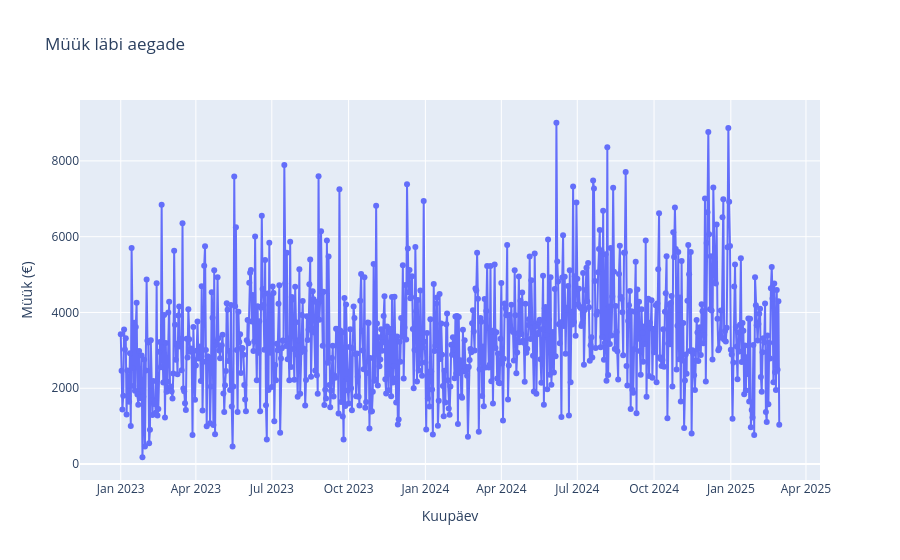
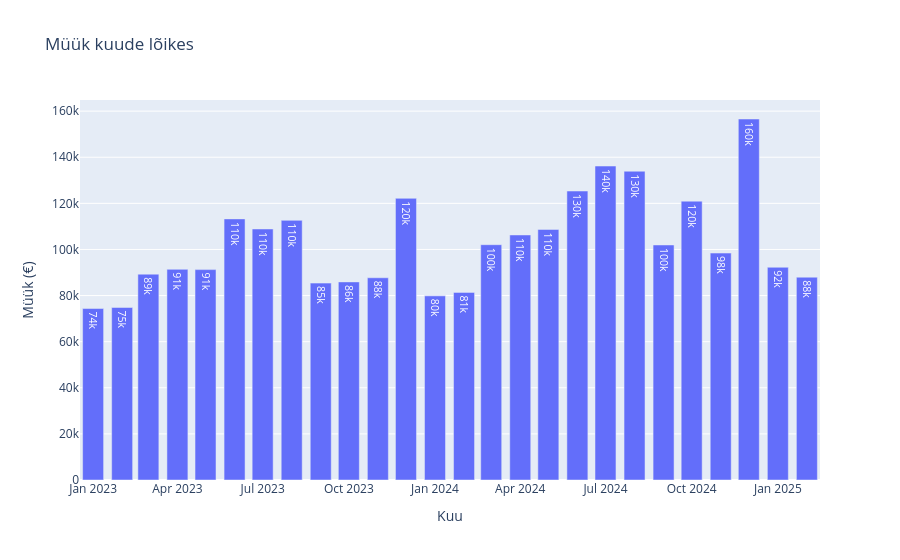
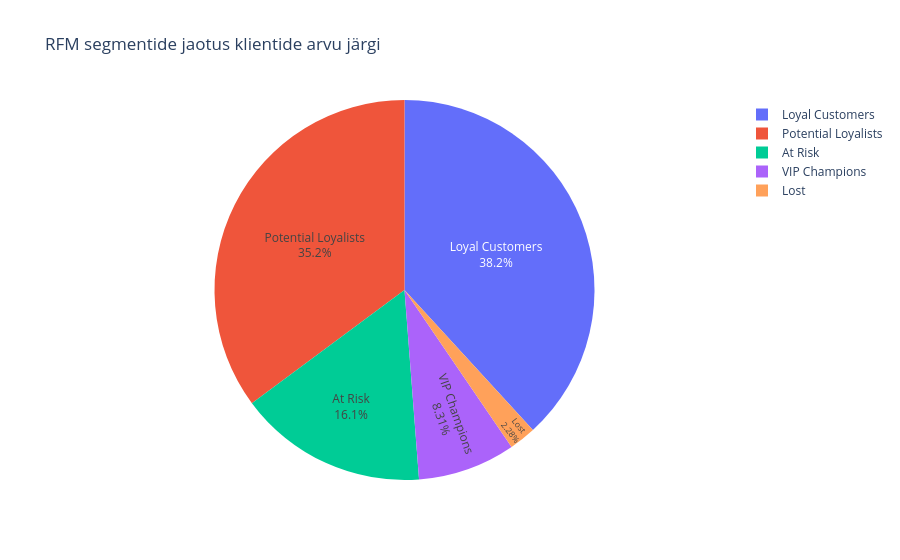
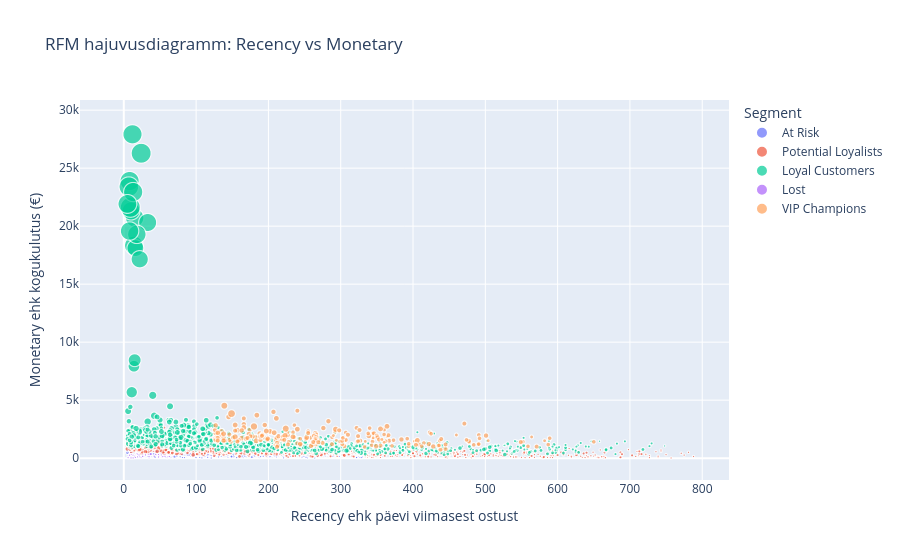

The notebook cell these images were saved under, in order:
### Code cell
import os
import pandas as pd
import plotly.express as px
from dotenv import load_dotenv
from supabase import create_client

load_dotenv()

SUPABASE_URL = os.getenv("SUPABASE_URL")
SUPABASE_KEY = os.getenv("SUPABASE_KEY")

if not SUPABASE_URL or not SUPABASE_KEY:
    raise ValueError("SUPABASE_URL või SUPABASE_KEY puudub .env failist.")

supabase = create_client(SUPABASE_URL, SUPABASE_KEY)

os.makedirs("output", exist_ok=True)


def get_data(table_name):
    data = []
    page_size = 1000
    page = 0

    while True:
        response = (
            supabase
            .table(table_name)
            .select("*")
            .range(page * page_size, (page + 1) * page_size - 1)
            .execute()
        )

        rows = response.data if response.data else []
        data.extend(rows)

        if len(rows) < page_size:
            break

        page += 1

    return pd.DataFrame(data)


def safe_qcut(series, q, labels, reverse=False):
    s = series.rank(method="first") if series.nunique() < q else series

    if reverse:
        s = -s

    try:
        return pd.qcut(s, q=q, labels=labels, duplicates="drop")
    except ValueError:
        ranked = series.rank(method="first", ascending=not reverse)
        return pd.qcut(ranked, q=q, labels=labels)


# andmete laadimine
sales_df = get_data("sales")
customers_df = get_data("customers")

print("Müügiandmete kuju:", sales_df.shape)
print("Klientide andmete kuju:", customers_df.shape)
print("Müügiandmete veerud:", sales_df.columns.tolist())
print("Klientide andmete veerud:", customers_df.columns.tolist())

# kontroll: vajalikud veerud
required_sales_cols = ["invoice_id", "customer_id", "sale_date", "total_price", "sale_id"]
required_customer_cols = ["customer_id", "first_name", "last_name", "email", "phone", "city"]

missing_sales = [col for col in required_sales_cols if col not in sales_df.columns]
missing_customers = [col for col in required_customer_cols if col not in customers_df.columns]

if missing_sales:
    raise ValueError(f"Sales tabelist puuduvad veerud: {missing_sales}")

if missing_customers:
    raise ValueError(f"Customers tabelist puuduvad veerud: {missing_customers}")

# andmete ühendamine
df = pd.merge(
    sales_df,
    customers_df[["customer_id", "first_name", "last_name", "email", "phone", "city"]],
    on="customer_id",
    how="left"
)

# andmete puhastamine

# 1. Kontrolli duplikaate
duplicate_count = df.duplicated(subset=["invoice_id"]).sum()
print(f"\nDuplikaadid invoice_id järgi: {duplicate_count}")
df = df.drop_duplicates(subset=["invoice_id"], keep="first")

# 2. Kontrolli NULL väärtusi
print(f"\nNULL väärtused enne puhastust:\n{df.isnull().sum()}")

# customer_id peab olemas olema
df = df.dropna(subset=["customer_id"])

# jätame alles kliendid, kellel on kas email
# või nimi + telefon
df = df[
    (df["email"].notna())
    |
    (
        df["first_name"].notna()
        & df["last_name"].notna()
        & df["phone"].notna()
    )
].copy()

# 3. Teisenda kuupäevad
df["sale_date"] = pd.to_datetime(df["sale_date"], errors="coerce")
df = df.dropna(subset=["sale_date"]).copy()

# 4. Eemalda ebareaalistlikud andmed
today = pd.to_datetime("2025-03-05")
df = df[df["sale_date"] <= today].copy()

# total_price peab olema number
df["total_price"] = pd.to_numeric(df["total_price"], errors="coerce")
df = df.dropna(subset=["total_price"]).copy()

negative_count = (df["total_price"] < 0).sum()
zero_count = (df["total_price"] == 0).sum()

print("\nNegatiivsed summad:", negative_count)
print("Nullsummad:", zero_count)

df = df[df["total_price"] > 0].copy()

# Puhastusraport
print(f"\nPuhastatud andmestik: {df.shape[0]} rida, {df.shape[1]} veergu")
print(f"Unikaalseid kliente: {df['customer_id'].nunique()}")
print(f"Kuupäevavahemik: {df['sale_date'].min()} kuni {df['sale_date'].max()}")

# Graafik 1: müük läbi aegade
sales_over_time = (
    df.groupby(df["sale_date"].dt.date)["total_price"]
    .sum()
    .reset_index()
)

sales_over_time.columns = ["Kuupäev", "Müük"]

fig_line = px.line(
    sales_over_time,
    x="Kuupäev",
    y="Müük",
    title="Müük läbi aegade",
    markers=True
)

fig_line.update_layout(
    xaxis_title="Kuupäev",
    yaxis_title="Müük (€)"
)

fig_line.show()

# Graafik 2: müük kuude lõikes
monthly_sales = (
    df.groupby(df["sale_date"].dt.to_period("M"))["total_price"]
    .sum()
    .reset_index()
)

monthly_sales["sale_date"] = monthly_sales["sale_date"].astype(str)
monthly_sales.columns = ["Kuu", "Müük"]

fig_monthly = px.bar(
    monthly_sales,
    x="Kuu",
    y="Müük",
    title="Müük kuude lõikes",
    text_auto=".2s"
)

fig_monthly.update_layout(
    xaxis_title="Kuu",
    yaxis_title="Müük (€)"
)

fig_monthly.show()

# RFM analüüs

# 1. Recency
recency = df.groupby("customer_id")["sale_date"].max().reset_index()
recency.columns = ["customer_id", "last_purchase_date"]
recency["recency_days"] = (today - recency["last_purchase_date"]).dt.days

# 2. Frequency
frequency = df.groupby("customer_id")["sale_id"].nunique().reset_index()
frequency.columns = ["customer_id", "frequency"]

# 3. Monetary
monetary = df.groupby("customer_id")["total_price"].sum().reset_index()
monetary.columns = ["customer_id", "monetary_value"]

# Ühenda RFM tabel
rfm = (
    recency[["customer_id", "recency_days"]]
    .merge(frequency, on="customer_id")
    .merge(monetary, on="customer_id")
)

# RFM skoorid
rfm["R_score"] = safe_qcut(
    rfm["recency_days"],
    q=5,
    labels=[5, 4, 3, 2, 1],
    reverse=True
).astype(int)

rfm["F_score"] = safe_qcut(
    rfm["frequency"],
    q=5,
    labels=[1, 2, 3, 4, 5]
).astype(int)

rfm["M_score"] = safe_qcut(
    rfm["monetary_value"],
    q=5,
    labels=[1, 2, 3, 4, 5]
).astype(int)

# Koguskoor
rfm["RFM_Score"] = rfm["R_score"] + rfm["F_score"] + rfm["M_score"]

# RFM segmentide määratlemine
def segment_customer(row):
    if row["RFM_Score"] >= 13:
        return "VIP Champions"
    elif row["RFM_Score"] >= 10:
        return "Loyal Customers"
    elif row["RFM_Score"] >= 7:
        return "Potential Loyalists"
    elif row["RFM_Score"] >= 4:
        return "At Risk"
    else:
        return "Lost"


rfm["Segment"] = rfm.apply(segment_customer, axis=1)

# Segmentide suurus
print("\nSegmendid:")
print(rfm["Segment"].value_counts())

vip_count = (rfm["Segment"] == "VIP Champions").sum()
vip_revenue = rfm.loc[rfm["Segment"] == "VIP Champions", "monetary_value"].sum()
total_revenue = rfm["monetary_value"].sum()
vip_share = (vip_revenue / total_revenue * 100) if total_revenue > 0 else 0

print(f"\nVIP Champions: {vip_count} klienti")
print(f"VIP-de tulu: EUR {vip_revenue:,.2f}")
print(f"VIP-de osakaal tulust: {vip_share:.2f}%")

# Graafik 3: RFM segmentide jaotus
segment_counts = rfm["Segment"].value_counts().reset_index()
segment_counts.columns = ["Segment", "Klientide arv"]

fig_pie = px.pie(
    segment_counts,
    names="Segment",
    values="Klientide arv",
    title="RFM segmentide jaotus klientide arvu järgi"
)

fig_pie.update_traces(textposition="inside", textinfo="percent+label")
fig_pie.show()

# Graafik 4: RFM hajuvusdiagramm
fig_scatter = px.scatter(
    rfm,
    x="recency_days",
    y="monetary_value",
    color="Segment",
    size="frequency",
    hover_data=["customer_id", "R_score", "F_score", "M_score", "RFM_Score"],
    title="RFM hajuvusdiagramm: Recency vs Monetary"
)

fig_scatter.update_layout(
    xaxis_title="Recency ehk päevi viimasest ostust",
    yaxis_title="Monetary ehk kogukulutus (€)"
)

fig_scatter.show()

# TOP 10 VIP kliendid
customer_info = (
    df[["customer_id", "first_name", "last_name", "email", "phone", "city"]]
    .drop_duplicates(subset=["customer_id"])
)

rfm_with_names = rfm.merge(customer_info, on="customer_id", how="left")

rfm_with_names["customer_name"] = (
    rfm_with_names["first_name"].fillna("") + " " +
    rfm_with_names["last_name"].fillna("")
).str.strip()

rfm_with_names["customer_label"] = rfm_with_names.apply(
    lambda row: row["customer_name"] if row["customer_name"] else str(row["customer_id"]),
    axis=1
)

top_10_vip = (
    rfm_with_names[rfm_with_names["Segment"] == "VIP Champions"]
    .sort_values("monetary_value", ascending=False)
    .head(10)
)

if not top_10_vip.empty:
    fig_top_vip = px.bar(
        top_10_vip,
        x="customer_label",
        y="monetary_value",
        hover_data=["customer_id", "email", "phone", "frequency", "recency_days"],
        title="TOP 10 VIP klienti kogukulutuse järgi",
        text_auto=".2s"
    )

    fig_top_vip.update_layout(
        xaxis_title="Klient",
        yaxis_title="Kogukulutus (€)",
        xaxis_tickangle=-45
    )

    fig_top_vip.show()
else:
    print("\nVIP kliente ei leitud TOP 10 graafiku jaoks.")

# Lisa customer info lõplikku RFM tabelisse ainult ühe korra
rfm_export = rfm.merge(customer_info, on="customer_id", how="left")

# Ekspordi kogu RFM tabel
rfm_export.to_csv("output/rfm-analysis.csv", index=False)

# Ekspordi ainult VIP-d
vip = rfm_export[rfm_export["Segment"] == "VIP Champions"]
vip.to_csv("output/vip-customers.csv", index=False)

# Ekspordi At Risk
at_risk = rfm_export[rfm_export["Segment"] == "At Risk"]
at_risk.to_csv("output/at-risk-customers.csv", index=False)

print("\nFailid eksporditud kausta output/:")
print("- rfm-analysis.csv")
print("- vip-customers.csv")
print("- at-risk-customers.csv")

### Figure 1 — Plotly figure (JSON) as saved in the notebook; plotly's stock layout.template omitted (floating-point values rounded to 4 significant figures; data arrays with more than 128 entries replaced by an {"elided": "..."} marker saying what was removed)
{"data": [{"hovertemplate": "Kuupäev=%{x}<br>Müük=%{y}<extra></extra>", "legendgroup": "", "line": {"color": "#636efa", "dash": "solid"}, "marker": {"symbol": "circle"}, "mode": "lines+markers", "name": "", "orientation": "v", "showlegend": false, "type": "scatter", "x": {"elided": "790 str values"}, "xaxis": "x", "y": {"elided": "790 float values"}, "yaxis": "y"}], "layout": {"legend": {"tracegroupgap": 0}, "title": {"text": "Müük läbi aegade"}, "xaxis": {"anchor": "y", "domain": [0, 1], "title": {"text": "Kuupäev"}}, "yaxis": {"anchor": "x", "domain": [0, 1], "title": {"text": "Müük (€)"}}}}

### Figure 2 — Plotly figure (JSON) as saved in the notebook; plotly's stock layout.template omitted (floating-point values rounded to 4 significant figures)
{"data": [{"hovertemplate": "Kuu=%{x}<br>Müük=%{y}<extra></extra>", "legendgroup": "", "marker": {"color": "#636efa", "pattern": {"shape": ""}}, "name": "", "orientation": "v", "showlegend": false, "textposition": "auto", "texttemplate": "%{y:.2s}", "type": "bar", "x": ["2023-01", "2023-02", "2023-03", "2023-04", "2023-05", "2023-06", "2023-07", "2023-08", "2023-09", "2023-10", "2023-11", "2023-12", "2024-01", "2024-02", "2024-03", "2024-04", "2024-05", "2024-06", "2024-07", "2024-08", "2024-09", "2024-10", "2024-11", "2024-12", "2025-01", "2025-02"], "xaxis": "x", "y": [74380.0, 74830.0, 89280.0, 91380.0, 91260.0, 113300.0, 108900.0, 112600.0, 85410.0, 85930.0, 87720.0, 122200.0, 79870.0, 81380.0, 102100.0, 106300.0, 108700.0, 125300.0, 136200.0, 133900.0, 101900.0, 120900.0, 98430.0, 156600.0, 92270.0, 87970.0], "yaxis": "y"}], "layout": {"barmode": "relative", "legend": {"tracegroupgap": 0}, "title": {"text": "Müük kuude lõikes"}, "xaxis": {"anchor": "y", "domain": [0, 1], "title": {"text": "Kuu"}}, "yaxis": {"anchor": "x", "domain": [0, 1], "title": {"text": "Müük (€)"}}}}

### Figure 3 — Plotly figure (JSON) as saved in the notebook; plotly's stock layout.template omitted (floating-point values rounded to 4 significant figures)
{"data": [{"domain": {"x": [0, 1], "y": [0, 1]}, "hovertemplate": "Segment=%{label}<br>Klientide arv=%{value}<extra></extra>", "labels": ["Loyal Customers", "Potential Loyalists", "At Risk", "VIP Champions", "Lost"], "legendgroup": "", "name": "", "showlegend": true, "textinfo": "percent+label", "textposition": "inside", "type": "pie", "values": [970, 893, 408, 211, 58]}], "layout": {"legend": {"tracegroupgap": 0}, "title": {"text": "RFM segmentide jaotus klientide arvu järgi"}}}

### Figure 4 — Plotly figure (JSON) as saved in the notebook; plotly's stock layout.template omitted (floating-point values rounded to 4 significant figures; data arrays with more than 128 entries replaced by an {"elided": "..."} marker saying what was removed)
{"data": [{"customdata": {"elided": "408x5 float values"}, "hovertemplate": "Segment=At Risk<br>recency_days=%{x}<br>monetary_value=%{y}<br>frequency=%{marker.size}<br>customer_id=%{customdata[0]}<br>R_score=%{customdata[1]}<br>F_score=%{customdata[2]}<br>M_score=%{customdata[3]}<br>RFM_Score=%{customdata[4]}<extra></extra>", "legendgroup": "At Risk", "marker": {"color": "#636efa", "size": {"elided": "408 int values"}, "sizemode": "area", "sizeref": 0.1925, "symbol": "circle"}, "mode": "markers", "name": "At Risk", "showlegend": true, "type": "scattergl", "x": {"elided": "408 int values"}, "xaxis": "x", "y": {"elided": "408 float values"}, "yaxis": "y"}, {"customdata": {"elided": "893x5 float values"}, "hovertemplate": "Segment=Potential Loyalists<br>recency_days=%{x}<br>monetary_value=%{y}<br>frequency=%{marker.size}<br>customer_id=%{customdata[0]}<br>R_score=%{customdata[1]}<br>F_score=%{customdata[2]}<br>M_score=%{customdata[3]}<br>RFM_Score=%{customdata[4]}<extra></extra>", "legendgroup": "Potential Loyalists", "marker": {"color": "#EF553B", "size": {"elided": "893 int values"}, "sizemode": "area", "sizeref": 0.1925, "symbol": "circle"}, "mode": "markers", "name": "Potential Loyalists", "showlegend": true, "type": "scattergl", "x": {"elided": "893 int values"}, "xaxis": "x", "y": {"elided": "893 float values"}, "yaxis": "y"}, {"customdata": {"elided": "970x5 float values"}, "hovertemplate": "Segment=Loyal Customers<br>recency_days=%{x}<br>monetary_value=%{y}<br>frequency=%{marker.size}<br>customer_id=%{customdata[0]}<br>R_score=%{customdata[1]}<br>F_score=%{customdata[2]}<br>M_score=%{customdata[3]}<br>RFM_Score=%{customdata[4]}<extra></extra>", "legendgroup": "Loyal Customers", "marker": {"color": "#00cc96", "size": {"elided": "970 int values"}, "sizemode": "area", "sizeref": 0.1925, "symbol": "circle"}, "mode": "markers", "name": "Loyal Customers", "showlegend": true, "type": "scattergl", "x": {"elided": "970 int values"}, "xaxis": "x", "y": {"elided": "970 float values"}, "yaxis": "y"}, {"customdata": {"elided": "58x5 float values"}, "hovertemplate": "Segment=Lost<br>recency_days=%{x}<br>monetary_value=%{y}<br>frequency=%{marker.size}<br>customer_id=%{customdata[0]}<br>R_score=%{customdata[1]}<br>F_score=%{customdata[2]}<br>M_score=%{customdata[3]}<br>RFM_Score=%{customdata[4]}<extra></extra>", "legendgroup": "Lost", "marker": {"color": "#ab63fa", "size": [1, 2, 2, 1, 1, 1, 1, 1, 1, 1, 1, 1, 1, 1, 1, 1, 1, 1, 1, 1, 1, 1, 1, 1, 1, 1, 1, 1, 1, 1, 1, 1, 1, 1, 1, 1, 1, 1, 1, 1, 1, 1, 1, 1, 1, 1, 1, 1, 1, 1, 1, 1, 1, 1, 1, 1, 1, 1], "sizemode": "area", "sizeref": 0.1925, "symbol": "circle"}, "mode": "markers", "name": "Lost", "showlegend": true, "type": "scattergl", "x": [34, 18, 37, 16, 16, 28, 9, 13, 6, 12, 8, 16, 60, 35, 59, 48, 48, 22, 60, 26, 21, 10, 16, 15, 19, 35, 11, 10, 49, 6, 10, 64, 24, 13, 57, 58, 45, 61, 22, 10, 30, 52, 13, 30, 48, 42, 15, 63, 26, 44, 53, 48, 54, 13, 8, 16, 57, 21], "xaxis": "x", "y": [318.6, 345.2, 345.9, 312.3, 229.6, 327.3, 166.3, 231.1, 198.3, 318.5, 310.9, 252.0, 53.24, 35.94, 164.3, 47.88, 104.8, 104.3, 42.64, 261.5, 77.78, 51.58, 145.2, 209.7, 116.1, 151.1, 321.4, 106.7, 204.9, 44.08, 16.62, 107.4, 50.85, 250.7, 279.4, 68.08, 282.3, 130.7, 166.3, 317.9, 327.1, 257.3, 55.04, 269.9, 314.6, 178.6, 157.5, 147.2, 145.5, 327.3, 110.0, 106.8, 139.7, 17.97, 245.6, 58.49, 149.6, 282.1], "yaxis": "y"}, {"customdata": {"elided": "211x5 float values"}, "hovertemplate": "Segment=VIP Champions<br>recency_days=%{x}<br>monetary_value=%{y}<br>frequency=%{marker.size}<br>customer_id=%{customdata[0]}<br>R_score=%{customdata[1]}<br>F_score=%{customdata[2]}<br>M_score=%{customdata[3]}<br>RFM_Score=%{customdata[4]}<extra></extra>", "legendgroup": "VIP Champions", "marker": {"color": "#FFA15A", "size": {"elided": "211 int values"}, "sizemode": "area", "sizeref": 0.1925, "symbol": "circle"}, "mode": "markers", "name": "VIP Champions", "showlegend": true, "type": "scattergl", "x": {"elided": "211 int values"}, "xaxis": "x", "y": {"elided": "211 float values"}, "yaxis": "y"}], "layout": {"legend": {"itemsizing": "constant", "title": {"text": "Segment"}, "tracegroupgap": 0}, "title": {"text": "RFM hajuvusdiagramm: Recency vs Monetary"}, "xaxis": {"anchor": "y", "domain": [0, 1], "title": {"text": "Recency ehk päevi viimasest ostust"}}, "yaxis": {"anchor": "x", "domain": [0, 1], "title": {"text": "Monetary ehk kogukulutus (€)"}}}}
